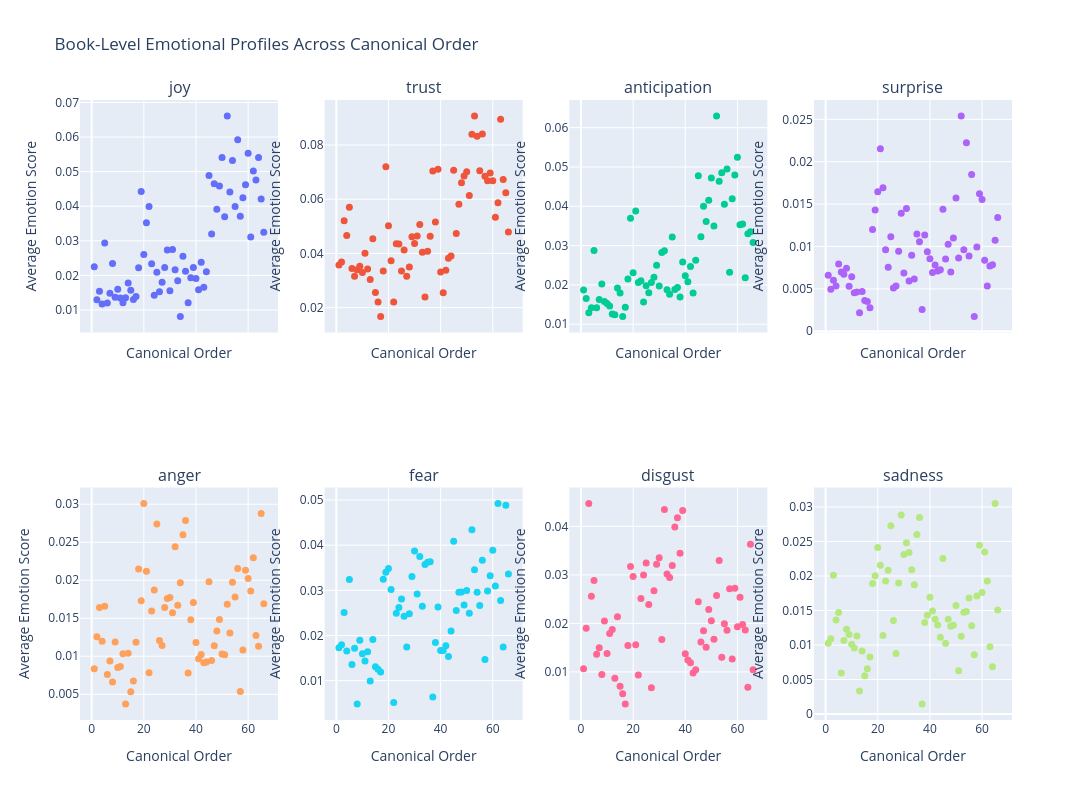

Here is the notebook cell this chart was saved with:
### Code cell
from plotly.subplots import make_subplots
import plotly.graph_objects as go

# Aggregate book-level averages for all emotions
book_emotions = (
    doc_sent
    .groupby("book_name")[[
        "joy", "trust", "anticipation", "surprise",
        "anger", "fear", "disgust", "sadness"
    ]]
    .mean()
    .reset_index()
)

# Merge canonical order
book_emotions = (
    book_emotions
    .merge(lib[["book_name", "book_number"]], on="book_name")
    .sort_values("book_number")
)

positive_emotions = ["joy", "trust", "anticipation", "surprise"]
negative_emotions = ["anger", "fear", "disgust", "sadness"]

fig = make_subplots(
    rows=2, cols=4,
    subplot_titles=positive_emotions + negative_emotions,
    shared_xaxes=True
)

# ---- Top Row: Positive Emotions ----
for i, emotion in enumerate(positive_emotions):
    fig.add_trace(
        go.Scatter(
            x=book_emotions["book_number"],
            y=book_emotions[emotion],
            mode="markers",
            marker=dict(size=7),
            text=book_emotions["book_name"],
            hovertemplate="Book: %{text}<br>" + emotion.capitalize() + ": %{y:.4f}<extra></extra>"
        ),
        row=1, col=i+1
    )

# ---- Bottom Row: Negative Emotions ----
for i, emotion in enumerate(negative_emotions):
    fig.add_trace(
        go.Scatter(
            x=book_emotions["book_number"],
            y=book_emotions[emotion],
            mode="markers",
            marker=dict(size=7),
            text=book_emotions["book_name"],
            hovertemplate="Book: %{text}<br>" + emotion.capitalize() + ": %{y:.4f}<extra></extra>"
        ),
        row=2, col=i+1
    )

fig.update_layout(
    height=800,
    width=1400,
    title_text="Book-Level Emotional Profiles Across Canonical Order",
    showlegend=False
)

fig.update_xaxes(title_text="Canonical Order")
fig.update_yaxes(title_text="Average Emotion Score")

fig.show()

### Figure 1 — Plotly figure (JSON) as saved in the notebook; plotly's stock layout.template omitted (floating-point values rounded to 4 significant figures)
{"data": [{"hovertemplate": "Book: %{text}<br>Joy: %{y:.4f}<extra></extra>", "marker": {"size": 7}, "mode": "markers", "text": ["Genesis", "Exodus", "Leviticus", "Numbers", "Deuteronomy", "Joshua", "Judges", "Ruth", "1 Samuel", "2 Samuel", "1 Kings", "2 Kings", "1 Chronicles", "2 Chronicles", "Ezra", "Nehemiah", "Esther", "Job", "Psalms", "Proverbs", "Ecclesiastes", "Song of Solomon", "Isaiah", "Jeremiah", "Lamentations", "Ezekiel", "Daniel", "Hosea", "Joel", "Amos", "Obadiah", "Jonah", "Micah", "Nahum", "Habakkuk", "Zephaniah", "Haggai", "Zechariah", "Malachi", "Matthew", "Mark", "Luke", "John", "Acts", "Romans", "1 Corinthians", "2 Corinthians", "Galatians", "Ephesians", "Philippians", "Colossians", "1 Thessalonians", "2 Thessalonians", "1 Timothy", "2 Timothy", "Titus", "Philemon", "Hebrews", "James", "1 Peter", "2 Peter", "1 John", "2 John", "3 John", "Jude", "Revelation"], "type": "scatter", "x": [1, 2, 3, 4, 5, 6, 7, 8, 9, 10, 11, 12, 13, 14, 15, 16, 17, 18, 19, 20, 21, 22, 23, 24, 25, 26, 27, 28, 29, 30, 31, 32, 33, 34, 35, 36, 37, 38, 39, 40, 41, 42, 43, 44, 45, 46, 47, 48, 49, 50, 51, 52, 53, 54, 55, 56, 57, 58, 59, 60, 61, 62, 63, 64, 65, 66], "xaxis": "x", "y": [0.02253, 0.01299, 0.0154, 0.01174, 0.0294, 0.01205, 0.01483, 0.02346, 0.01371, 0.01597, 0.01343, 0.01209, 0.01353, 0.01778, 0.01571, 0.01303, 0.01393, 0.0222, 0.04427, 0.02602, 0.03522, 0.03993, 0.02335, 0.01429, 0.02094, 0.01524, 0.01799, 0.0223, 0.02738, 0.01556, 0.02748, 0.0216, 0.01843, 0.008116, 0.02554, 0.02118, 0.01206, 0.01934, 0.0223, 0.01912, 0.01585, 0.02379, 0.01658, 0.02103, 0.04885, 0.03195, 0.04653, 0.03916, 0.04582, 0.0541, 0.03693, 0.06608, 0.04415, 0.05321, 0.03991, 0.05921, 0.03711, 0.04246, 0.0462, 0.05534, 0.03111, 0.05018, 0.04758, 0.05406, 0.04212, 0.03248], "yaxis": "y"}, {"hovertemplate": "Book: %{text}<br>Trust: %{y:.4f}<extra></extra>", "marker": {"size": 7}, "mode": "markers", "text": ["Genesis", "Exodus", "Leviticus", "Numbers", "Deuteronomy", "Joshua", "Judges", "Ruth", "1 Samuel", "2 Samuel", "1 Kings", "2 Kings", "1 Chronicles", "2 Chronicles", "Ezra", "Nehemiah", "Esther", "Job", "Psalms", "Proverbs", "Ecclesiastes", "Song of Solomon", "Isaiah", "Jeremiah", "Lamentations", "Ezekiel", "Daniel", "Hosea", "Joel", "Amos", "Obadiah", "Jonah", "Micah", "Nahum", "Habakkuk", "Zephaniah", "Haggai", "Zechariah", "Malachi", "Matthew", "Mark", "Luke", "John", "Acts", "Romans", "1 Corinthians", "2 Corinthians", "Galatians", "Ephesians", "Philippians", "Colossians", "1 Thessalonians", "2 Thessalonians", "1 Timothy", "2 Timothy", "Titus", "Philemon", "Hebrews", "James", "1 Peter", "2 Peter", "1 John", "2 John", "3 John", "Jude", "Revelation"], "type": "scatter", "x": [1, 2, 3, 4, 5, 6, 7, 8, 9, 10, 11, 12, 13, 14, 15, 16, 17, 18, 19, 20, 21, 22, 23, 24, 25, 26, 27, 28, 29, 30, 31, 32, 33, 34, 35, 36, 37, 38, 39, 40, 41, 42, 43, 44, 45, 46, 47, 48, 49, 50, 51, 52, 53, 54, 55, 56, 57, 58, 59, 60, 61, 62, 63, 64, 65, 66], "xaxis": "x2", "y": [0.03577, 0.03685, 0.0521, 0.04661, 0.05706, 0.03446, 0.03161, 0.03395, 0.03527, 0.03293, 0.04008, 0.03424, 0.03043, 0.04541, 0.02559, 0.02205, 0.01674, 0.03349, 0.07198, 0.0502, 0.03729, 0.02207, 0.04359, 0.04348, 0.03356, 0.04125, 0.03162, 0.03503, 0.04614, 0.04366, 0.04642, 0.05072, 0.04047, 0.02393, 0.04078, 0.04631, 0.07047, 0.05157, 0.07105, 0.0332, 0.02552, 0.03378, 0.0382, 0.03903, 0.07069, 0.04737, 0.05811, 0.06608, 0.06861, 0.07016, 0.06136, 0.084, 0.09071, 0.08328, 0.07052, 0.08406, 0.06846, 0.06686, 0.06967, 0.06681, 0.05336, 0.05868, 0.08948, 0.0673, 0.0624, 0.04792], "yaxis": "y2"}, {"hovertemplate": "Book: %{text}<br>Anticipation: %{y:.4f}<extra></extra>", "marker": {"size": 7}, "mode": "markers", "text": ["Genesis", "Exodus", "Leviticus", "Numbers", "Deuteronomy", "Joshua", "Judges", "Ruth", "1 Samuel", "2 Samuel", "1 Kings", "2 Kings", "1 Chronicles", "2 Chronicles", "Ezra", "Nehemiah", "Esther", "Job", "Psalms", "Proverbs", "Ecclesiastes", "Song of Solomon", "Isaiah", "Jeremiah", "Lamentations", "Ezekiel", "Daniel", "Hosea", "Joel", "Amos", "Obadiah", "Jonah", "Micah", "Nahum", "Habakkuk", "Zephaniah", "Haggai", "Zechariah", "Malachi", "Matthew", "Mark", "Luke", "John", "Acts", "Romans", "1 Corinthians", "2 Corinthians", "Galatians", "Ephesians", "Philippians", "Colossians", "1 Thessalonians", "2 Thessalonians", "1 Timothy", "2 Timothy", "Titus", "Philemon", "Hebrews", "James", "1 Peter", "2 Peter", "1 John", "2 John", "3 John", "Jude", "Revelation"], "type": "scatter", "x": [1, 2, 3, 4, 5, 6, 7, 8, 9, 10, 11, 12, 13, 14, 15, 16, 17, 18, 19, 20, 21, 22, 23, 24, 25, 26, 27, 28, 29, 30, 31, 32, 33, 34, 35, 36, 37, 38, 39, 40, 41, 42, 43, 44, 45, 46, 47, 48, 49, 50, 51, 52, 53, 54, 55, 56, 57, 58, 59, 60, 61, 62, 63, 64, 65, 66], "xaxis": "x3", "y": [0.01871, 0.01654, 0.0129, 0.01421, 0.02876, 0.01415, 0.0163, 0.02025, 0.01579, 0.01528, 0.01465, 0.0126, 0.01242, 0.01922, 0.01793, 0.01196, 0.0143, 0.0215, 0.03694, 0.02306, 0.03878, 0.0206, 0.02105, 0.01566, 0.01979, 0.01798, 0.02061, 0.02196, 0.02501, 0.01971, 0.02826, 0.02867, 0.01873, 0.01764, 0.03217, 0.01885, 0.01931, 0.01689, 0.02584, 0.02234, 0.02079, 0.02466, 0.01792, 0.02627, 0.04775, 0.03226, 0.03999, 0.0361, 0.04153, 0.04721, 0.03499, 0.06297, 0.04636, 0.04852, 0.04051, 0.04951, 0.02321, 0.04195, 0.04793, 0.05246, 0.03527, 0.03549, 0.02183, 0.03302, 0.0335, 0.03076], "yaxis": "y3"}, {"hovertemplate": "Book: %{text}<br>Surprise: %{y:.4f}<extra></extra>", "marker": {"size": 7}, "mode": "markers", "text": ["Genesis", "Exodus", "Leviticus", "Numbers", "Deuteronomy", "Joshua", "Judges", "Ruth", "1 Samuel", "2 Samuel", "1 Kings", "2 Kings", "1 Chronicles", "2 Chronicles", "Ezra", "Nehemiah", "Esther", "Job", "Psalms", "Proverbs", "Ecclesiastes", "Song of Solomon", "Isaiah", "Jeremiah", "Lamentations", "Ezekiel", "Daniel", "Hosea", "Joel", "Amos", "Obadiah", "Jonah", "Micah", "Nahum", "Habakkuk", "Zephaniah", "Haggai", "Zechariah", "Malachi", "Matthew", "Mark", "Luke", "John", "Acts", "Romans", "1 Corinthians", "2 Corinthians", "Galatians", "Ephesians", "Philippians", "Colossians", "1 Thessalonians", "2 Thessalonians", "1 Timothy", "2 Timothy", "Titus", "Philemon", "Hebrews", "James", "1 Peter", "2 Peter", "1 John", "2 John", "3 John", "Jude", "Revelation"], "type": "scatter", "x": [1, 2, 3, 4, 5, 6, 7, 8, 9, 10, 11, 12, 13, 14, 15, 16, 17, 18, 19, 20, 21, 22, 23, 24, 25, 26, 27, 28, 29, 30, 31, 32, 33, 34, 35, 36, 37, 38, 39, 40, 41, 42, 43, 44, 45, 46, 47, 48, 49, 50, 51, 52, 53, 54, 55, 56, 57, 58, 59, 60, 61, 62, 63, 64, 65, 66], "xaxis": "x4", "y": [0.006596, 0.004941, 0.006017, 0.005332, 0.007938, 0.006986, 0.006738, 0.007426, 0.005296, 0.006427, 0.004538, 0.004615, 0.002172, 0.004675, 0.003635, 0.003502, 0.00277, 0.01201, 0.01431, 0.01645, 0.02153, 0.01693, 0.009599, 0.007549, 0.01115, 0.005116, 0.005329, 0.00943, 0.01391, 0.006863, 0.01448, 0.005942, 0.008976, 0.006167, 0.01146, 0.01056, 0.00256, 0.01134, 0.009385, 0.008544, 0.006929, 0.0078, 0.007111, 0.007248, 0.0144, 0.00852, 0.01026, 0.006999, 0.01101, 0.01571, 0.008642, 0.02539, 0.009618, 0.02224, 0.008876, 0.01848, 0.001739, 0.009939, 0.01623, 0.01553, 0.008368, 0.005351, 0.007692, 0.007849, 0.01074, 0.0134], "yaxis": "y4"}, {"hovertemplate": "Book: %{text}<br>Anger: %{y:.4f}<extra></extra>", "marker": {"size": 7}, "mode": "markers", "text": ["Genesis", "Exodus", "Leviticus", "Numbers", "Deuteronomy", "Joshua", "Judges", "Ruth", "1 Samuel", "2 Samuel", "1 Kings", "2 Kings", "1 Chronicles", "2 Chronicles", "Ezra", "Nehemiah", "Esther", "Job", "Psalms", "Proverbs", "Ecclesiastes", "Song of Solomon", "Isaiah", "Jeremiah", "Lamentations", "Ezekiel", "Daniel", "Hosea", "Joel", "Amos", "Obadiah", "Jonah", "Micah", "Nahum", "Habakkuk", "Zephaniah", "Haggai", "Zechariah", "Malachi", "Matthew", "Mark", "Luke", "John", "Acts", "Romans", "1 Corinthians", "2 Corinthians", "Galatians", "Ephesians", "Philippians", "Colossians", "1 Thessalonians", "2 Thessalonians", "1 Timothy", "2 Timothy", "Titus", "Philemon", "Hebrews", "James", "1 Peter", "2 Peter", "1 John", "2 John", "3 John", "Jude", "Revelation"], "type": "scatter", "x": [1, 2, 3, 4, 5, 6, 7, 8, 9, 10, 11, 12, 13, 14, 15, 16, 17, 18, 19, 20, 21, 22, 23, 24, 25, 26, 27, 28, 29, 30, 31, 32, 33, 34, 35, 36, 37, 38, 39, 40, 41, 42, 43, 44, 45, 46, 47, 48, 49, 50, 51, 52, 53, 54, 55, 56, 57, 58, 59, 60, 61, 62, 63, 64, 65, 66], "xaxis": "x5", "y": [0.008352, 0.01256, 0.0164, 0.01199, 0.01657, 0.007611, 0.009394, 0.006611, 0.01189, 0.008509, 0.008659, 0.01034, 0.003722, 0.01039, 0.005336, 0.006761, 0.01184, 0.02148, 0.01732, 0.0301, 0.02118, 0.007819, 0.01596, 0.01873, 0.02741, 0.01207, 0.01142, 0.01642, 0.01762, 0.01772, 0.01573, 0.02442, 0.01672, 0.01966, 0.026, 0.02786, 0.007816, 0.0148, 0.01707, 0.01182, 0.009691, 0.01024, 0.009143, 0.009262, 0.01981, 0.009437, 0.01138, 0.01331, 0.01483, 0.01029, 0.01019, 0.01684, 0.01305, 0.01972, 0.0178, 0.02153, 0.005353, 0.01083, 0.02131, 0.02023, 0.0186, 0.02295, 0.01272, 0.01133, 0.02879, 0.01691], "yaxis": "y5"}, {"hovertemplate": "Book: %{text}<br>Fear: %{y:.4f}<extra></extra>", "marker": {"size": 7}, "mode": "markers", "text": ["Genesis", "Exodus", "Leviticus", "Numbers", "Deuteronomy", "Joshua", "Judges", "Ruth", "1 Samuel", "2 Samuel", "1 Kings", "2 Kings", "1 Chronicles", "2 Chronicles", "Ezra", "Nehemiah", "Esther", "Job", "Psalms", "Proverbs", "Ecclesiastes", "Song of Solomon", "Isaiah", "Jeremiah", "Lamentations", "Ezekiel", "Daniel", "Hosea", "Joel", "Amos", "Obadiah", "Jonah", "Micah", "Nahum", "Habakkuk", "Zephaniah", "Haggai", "Zechariah", "Malachi", "Matthew", "Mark", "Luke", "John", "Acts", "Romans", "1 Corinthians", "2 Corinthians", "Galatians", "Ephesians", "Philippians", "Colossians", "1 Thessalonians", "2 Thessalonians", "1 Timothy", "2 Timothy", "Titus", "Philemon", "Hebrews", "James", "1 Peter", "2 Peter", "1 John", "2 John", "3 John", "Jude", "Revelation"], "type": "scatter", "x": [1, 2, 3, 4, 5, 6, 7, 8, 9, 10, 11, 12, 13, 14, 15, 16, 17, 18, 19, 20, 21, 22, 23, 24, 25, 26, 27, 28, 29, 30, 31, 32, 33, 34, 35, 36, 37, 38, 39, 40, 41, 42, 43, 44, 45, 46, 47, 48, 49, 50, 51, 52, 53, 54, 55, 56, 57, 58, 59, 60, 61, 62, 63, 64, 65, 66], "xaxis": "x6", "y": [0.01728, 0.01797, 0.02509, 0.01654, 0.03239, 0.01359, 0.01717, 0.004831, 0.01895, 0.01594, 0.01433, 0.01638, 0.009923, 0.01911, 0.01306, 0.0125, 0.01191, 0.03246, 0.03398, 0.03485, 0.03017, 0.005185, 0.02494, 0.02621, 0.02811, 0.02427, 0.01744, 0.02483, 0.03306, 0.03874, 0.02918, 0.03747, 0.02648, 0.03569, 0.03623, 0.03633, 0.006389, 0.01847, 0.0263, 0.01667, 0.01667, 0.01775, 0.01532, 0.021, 0.04084, 0.02553, 0.02958, 0.02964, 0.02673, 0.02995, 0.02492, 0.04339, 0.03458, 0.02955, 0.02664, 0.03664, 0.01467, 0.02985, 0.03324, 0.03888, 0.03094, 0.04923, 0.02775, 0.01744, 0.04885, 0.03363], "yaxis": "y6"}, {"hovertemplate": "Book: %{text}<br>Disgust: %{y:.4f}<extra></extra>", "marker": {"size": 7}, "mode": "markers", "text": ["Genesis", "Exodus", "Leviticus", "Numbers", "Deuteronomy", "Joshua", "Judges", "Ruth", "1 Samuel", "2 Samuel", "1 Kings", "2 Kings", "1 Chronicles", "2 Chronicles", "Ezra", "Nehemiah", "Esther", "Job", "Psalms", "Proverbs", "Ecclesiastes", "Song of Solomon", "Isaiah", "Jeremiah", "Lamentations", "Ezekiel", "Daniel", "Hosea", "Joel", "Amos", "Obadiah", "Jonah", "Micah", "Nahum", "Habakkuk", "Zephaniah", "Haggai", "Zechariah", "Malachi", "Matthew", "Mark", "Luke", "John", "Acts", "Romans", "1 Corinthians", "2 Corinthians", "Galatians", "Ephesians", "Philippians", "Colossians", "1 Thessalonians", "2 Thessalonians", "1 Timothy", "2 Timothy", "Titus", "Philemon", "Hebrews", "James", "1 Peter", "2 Peter", "1 John", "2 John", "3 John", "Jude", "Revelation"], "type": "scatter", "x": [1, 2, 3, 4, 5, 6, 7, 8, 9, 10, 11, 12, 13, 14, 15, 16, 17, 18, 19, 20, 21, 22, 23, 24, 25, 26, 27, 28, 29, 30, 31, 32, 33, 34, 35, 36, 37, 38, 39, 40, 41, 42, 43, 44, 45, 46, 47, 48, 49, 50, 51, 52, 53, 54, 55, 56, 57, 58, 59, 60, 61, 62, 63, 64, 65, 66], "xaxis": "x7", "y": [0.01065, 0.01899, 0.04471, 0.02559, 0.02886, 0.01366, 0.01497, 0.009451, 0.02049, 0.01378, 0.01792, 0.01874, 0.008702, 0.02138, 0.007048, 0.005497, 0.003393, 0.01543, 0.03172, 0.02969, 0.01562, 0.009389, 0.02515, 0.02995, 0.03246, 0.0239, 0.006724, 0.02674, 0.03217, 0.0335, 0.01667, 0.04348, 0.03018, 0.02945, 0.03191, 0.03988, 0.04178, 0.03448, 0.04326, 0.01374, 0.01247, 0.01189, 0.009803, 0.01046, 0.02445, 0.01617, 0.01847, 0.01511, 0.02287, 0.02053, 0.01672, 0.02573, 0.03297, 0.01304, 0.01995, 0.01861, 0.02714, 0.01269, 0.02724, 0.01933, 0.02536, 0.01978, 0.01864, 0.006844, 0.03631, 0.01046], "yaxis": "y7"}, {"hovertemplate": "Book: %{text}<br>Sadness: %{y:.4f}<extra></extra>", "marker": {"size": 7}, "mode": "markers", "text": ["Genesis", "Exodus", "Leviticus", "Numbers", "Deuteronomy", "Joshua", "Judges", "Ruth", "1 Samuel", "2 Samuel", "1 Kings", "2 Kings", "1 Chronicles", "2 Chronicles", "Ezra", "Nehemiah", "Esther", "Job", "Psalms", "Proverbs", "Ecclesiastes", "Song of Solomon", "Isaiah", "Jeremiah", "Lamentations", "Ezekiel", "Daniel", "Hosea", "Joel", "Amos", "Obadiah", "Jonah", "Micah", "Nahum", "Habakkuk", "Zephaniah", "Haggai", "Zechariah", "Malachi", "Matthew", "Mark", "Luke", "John", "Acts", "Romans", "1 Corinthians", "2 Corinthians", "Galatians", "Ephesians", "Philippians", "Colossians", "1 Thessalonians", "2 Thessalonians", "1 Timothy", "2 Timothy", "Titus", "Philemon", "Hebrews", "James", "1 Peter", "2 Peter", "1 John", "2 John", "3 John", "Jude", "Revelation"], "type": "scatter", "x": [1, 2, 3, 4, 5, 6, 7, 8, 9, 10, 11, 12, 13, 14, 15, 16, 17, 18, 19, 20, 21, 22, 23, 24, 25, 26, 27, 28, 29, 30, 31, 32, 33, 34, 35, 36, 37, 38, 39, 40, 41, 42, 43, 44, 45, 46, 47, 48, 49, 50, 51, 52, 53, 54, 55, 56, 57, 58, 59, 60, 61, 62, 63, 64, 65, 66], "xaxis": "x8", "y": [0.01026, 0.01091, 0.02012, 0.01362, 0.0147, 0.005948, 0.01066, 0.01228, 0.01152, 0.01013, 0.009584, 0.01132, 0.003333, 0.009147, 0.00556, 0.006581, 0.00828, 0.01893, 0.02003, 0.02411, 0.02156, 0.01139, 0.01926, 0.02082, 0.02728, 0.01354, 0.008776, 0.019, 0.02883, 0.02312, 0.0248, 0.0234, 0.02089, 0.01874, 0.02602, 0.02847, 0.001462, 0.01327, 0.01431, 0.01692, 0.01495, 0.01372, 0.01291, 0.01112, 0.02252, 0.01025, 0.01374, 0.01271, 0.01287, 0.01572, 0.006277, 0.01127, 0.01474, 0.01486, 0.0168, 0.0128, 0.008591, 0.01711, 0.02444, 0.01759, 0.02346, 0.01927, 0.009763, 0.006844, 0.0305, 0.01506], "yaxis": "y8"}], "layout": {"annotations": [{"font": {"size": 16}, "showarrow": false, "text": "joy", "x": 0.1062, "xanchor": "center", "xref": "paper", "y": 1, "yanchor": "bottom", "yref": "paper"}, {"font": {"size": 16}, "showarrow": false, "text": "trust", "x": 0.3688, "xanchor": "center", "xref": "paper", "y": 1, "yanchor": "bottom", "yref": "paper"}, {"font": {"size": 16}, "showarrow": false, "text": "anticipation", "x": 0.6313, "xanchor": "center", "xref": "paper", "y": 1, "yanchor": "bottom", "yref": "paper"}, {"font": {"size": 16}, "showarrow": false, "text": "surprise", "x": 0.8938, "xanchor": "center", "xref": "paper", "y": 1, "yanchor": "bottom", "yref": "paper"}, {"font": {"size": 16}, "showarrow": false, "text": "anger", "x": 0.1062, "xanchor": "center", "xref": "paper", "y": 0.375, "yanchor": "bottom", "yref": "paper"}, {"font": {"size": 16}, "showarrow": false, "text": "fear", "x": 0.3688, "xanchor": "center", "xref": "paper", "y": 0.375, "yanchor": "bottom", "yref": "paper"}, {"font": {"size": 16}, "showarrow": false, "text": "disgust", "x": 0.6313, "xanchor": "center", "xref": "paper", "y": 0.375, "yanchor": "bottom", "yref": "paper"}, {"font": {"size": 16}, "showarrow": false, "text": "sadness", "x": 0.8938, "xanchor": "center", "xref": "paper", "y": 0.375, "yanchor": "bottom", "yref": "paper"}], "height": 800, "showlegend": false, "title": {"text": "Book-Level Emotional Profiles Across Canonical Order"}, "width": 1400, "xaxis": {"anchor": "y", "domain": [0, 0.2125], "matches": "x5", "showticklabels": false, "title": {"text": "Canonical Order"}}, "xaxis2": {"anchor": "y2", "domain": [0.2625, 0.475], "matches": "x6", "showticklabels": false, "title": {"text": "Canonical Order"}}, "xaxis3": {"anchor": "y3", "domain": [0.525, 0.7375], "matches": "x7", "showticklabels": false, "title": {"text": "Canonical Order"}}, "xaxis4": {"anchor": "y4", "domain": [0.7875, 1], "matches": "x8", "showticklabels": false, "title": {"text": "Canonical Order"}}, "xaxis5": {"anchor": "y5", "domain": [0, 0.2125], "title": {"text": "Canonical Order"}}, "xaxis6": {"anchor": "y6", "domain": [0.2625, 0.475], "title": {"text": "Canonical Order"}}, "xaxis7": {"anchor": "y7", "domain": [0.525, 0.7375], "title": {"text": "Canonical Order"}}, "xaxis8": {"anchor": "y8", "domain": [0.7875, 1], "title": {"text": "Canonical Order"}}, "yaxis": {"anchor": "x", "domain": [0.625, 1], "title": {"text": "Average Emotion Score"}}, "yaxis2": {"anchor": "x2", "domain": [0.625, 1], "title": {"text": "Average Emotion Score"}}, "yaxis3": {"anchor": "x3", "domain": [0.625, 1], "title": {"text": "Average Emotion Score"}}, "yaxis4": {"anchor": "x4", "domain": [0.625, 1], "title": {"text": "Average Emotion Score"}}, "yaxis5": {"anchor": "x5", "domain": [0, 0.375], "title": {"text": "Average Emotion Score"}}, "yaxis6": {"anchor": "x6", "domain": [0, 0.375], "title": {"text": "Average Emotion Score"}}, "yaxis7": {"anchor": "x7", "domain": [0, 0.375], "title": {"text": "Average Emotion Score"}}, "yaxis8": {"anchor": "x8", "domain": [0, 0.375], "title": {"text": "Average Emotion Score"}}}}
